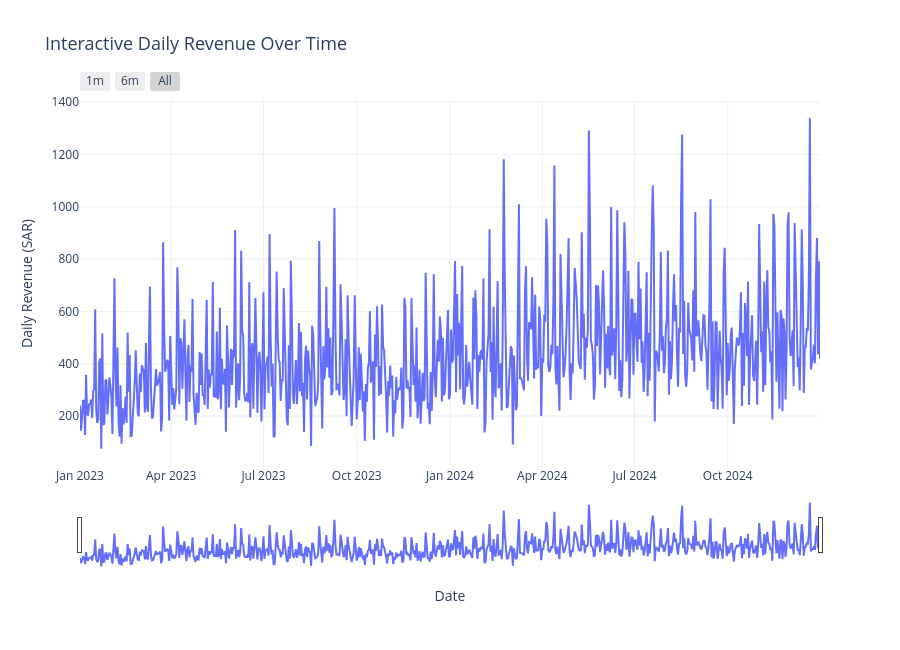

Notebook code cell kept with this figure:
### Markdown cell above
### Task 7.5 — Range slider and standalone HTML  *(1 pt)*
Plot `daily` revenue as an interactive line (`px.line`) with a **range slider** and **range-selector buttons** (1 m, 6 m, all), then export it with `fig.write_html("outputs/daily_revenue_interactive.html", include_plotlyjs="cdn")`.

### Code cell
import os
import pandas as pd
import plotly.express as px

# Prepare daily revenue data
daily_df = daily.reset_index()
daily_df.columns = ["date", "revenue"]

# Create interactive line chart
fig = px.line(
    daily_df,
    x="date",
    y="revenue",
    title="Interactive Daily Revenue Over Time",
    labels={
        "date": "Date",
        "revenue": "Daily Revenue (SAR)"
    },
    hover_data={
        "date": "|%d %b %Y",
        "revenue": ":,.2f"
    }
)

# Add range slider and range-selector buttons
fig.update_xaxes(
    title_text="Date",
    rangeslider=dict(visible=True),
    rangeselector=dict(
        buttons=[
            dict(count=1, label="1m", step="month", stepmode="backward"),
            dict(count=6, label="6m", step="month", stepmode="backward"),
            dict(step="all", label="All")
        ]
    )
)

# Customize layout
fig.update_layout(
    template="plotly_white",
    title_font_size=18,
    yaxis_title="Daily Revenue (SAR)",
    hovermode="x unified",
    height=650,
    margin=dict(t=100, b=80)
)

# Display interactive chart
fig.show()

# Export as standalone HTML
os.makedirs("outputs", exist_ok=True)

fig.write_html(
    "outputs/daily_revenue_interactive.html",
    include_plotlyjs="cdn"
)

print("HTML saved successfully: outputs/daily_revenue_interactive.html")

### Figure 1 — Plotly figure (JSON) as saved in the notebook; plotly's stock layout.template omitted (floating-point values rounded to 4 significant figures; data arrays with more than 128 entries replaced by an {"elided": "..."} marker saying what was removed)
{"data": [{"hovertemplate": "Date=%{x|%d %b %Y}<br>Daily Revenue (SAR)=%{y:,.2f}<extra></extra>", "legendgroup": "", "line": {"color": "#636efa", "dash": "solid"}, "marker": {"symbol": "circle"}, "mode": "lines", "name": "", "orientation": "v", "showlegend": false, "type": "scatter", "x": {"elided": "731 str values"}, "xaxis": "x", "y": {"elided": "731 float values"}, "yaxis": "y"}], "layout": {"height": 650, "hovermode": "x unified", "legend": {"tracegroupgap": 0}, "margin": {"b": 80, "t": 100}, "title": {"font": {"size": 18}, "text": "Interactive Daily Revenue Over Time"}, "xaxis": {"anchor": "y", "domain": [0, 1], "rangeselector": {"buttons": [{"count": 1, "label": "1m", "step": "month", "stepmode": "backward"}, {"count": 6, "label": "6m", "step": "month", "stepmode": "backward"}, {"label": "All", "step": "all"}]}, "rangeslider": {"visible": true}, "title": {"text": "Date"}}, "yaxis": {"anchor": "x", "domain": [0, 1], "title": {"text": "Daily Revenue (SAR)"}}}}
